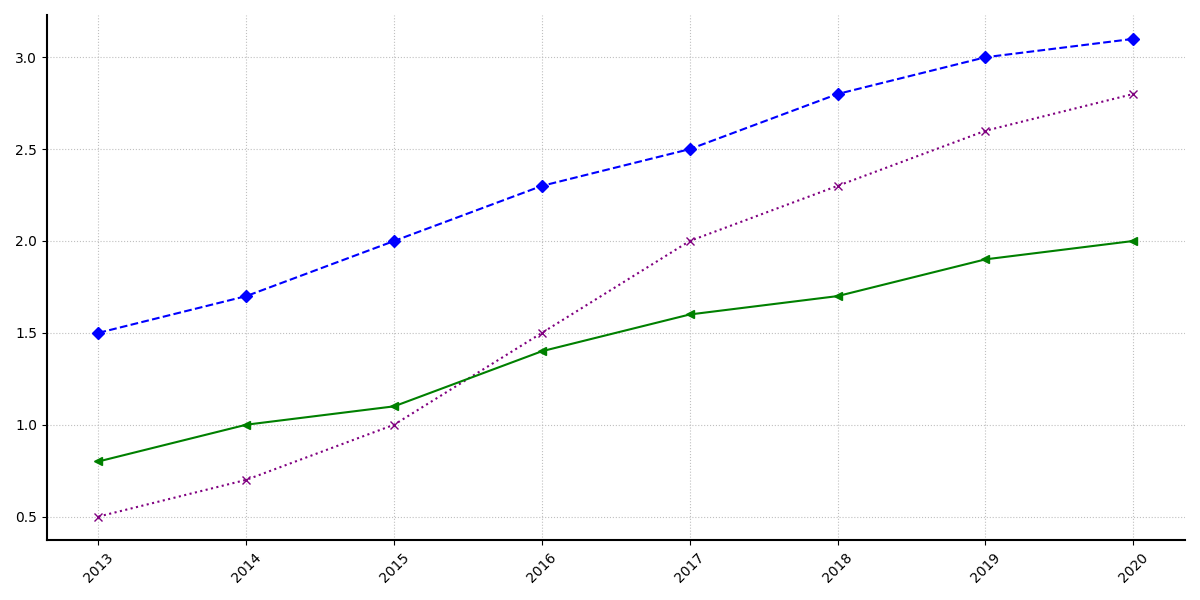

Source code (Python):
import matplotlib.pyplot as plt
import numpy as np

years = np.arange(2013, 2021)
facebook_hours = [1.5, 1.7, 2.0, 2.3, 2.5, 2.8, 3.0, 3.1]
instagram_hours = [0.5, 0.7, 1.0, 1.5, 2.0, 2.3, 2.6, 2.8]
twitter_hours = [0.8, 1.0, 1.1, 1.4, 1.6, 1.7, 1.9, 2.0]

fig, ax = plt.subplots(figsize=(12, 6))

ax.plot(years, facebook_hours, color='blue', linestyle='--', marker='D')
ax.plot(years, instagram_hours, color='purple', linestyle=':', marker='x')
ax.plot(years, twitter_hours, color='green', linestyle='-', marker='<')

ax.grid(True, linestyle=':', alpha=0.8)

ax.set_xticks(years)
ax.set_xticklabels(years, rotation=45)

ax.spines['top'].set_color('none')
ax.spines['right'].set_color('none')
ax.spines['left'].set_linewidth(1.5)
ax.spines['bottom'].set_linewidth(1.5)

plt.tight_layout()
plt.show()
